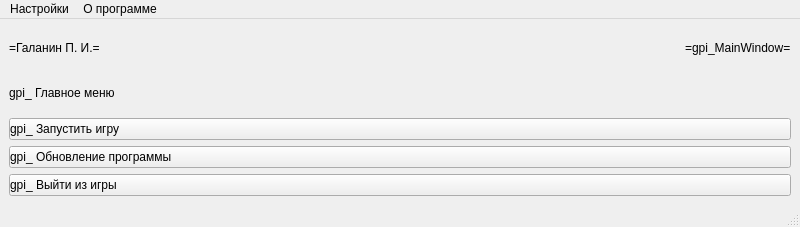
<?xml version="1.0" encoding="UTF-8"?>
<ui version="4.0">
 <class>gpi_MainWindow</class>
 <widget class="QMainWindow" name="gpi_MainWindow">
  <property name="geometry">
   <rect>
    <x>0</x>
    <y>0</y>
    <width>800</width>
    <height>227</height>
   </rect>
  </property>
  <property name="windowTitle">
   <string>gpi_MainWindow</string>
  </property>
  <widget class="QWidget" name="centralwidget">
   <layout class="QGridLayout" name="gridLayout">
    <item row="3" column="0" colspan="3">
     <widget class="QLabel" name="gpi_label_description">
      <property name="text">
       <string>gpi_ Главное меню</string>
      </property>
     </widget>
    </item>
    <item row="0" column="1">
     <spacer name="gpi_horizontalSpacer">
      <property name="orientation">
       <enum>Qt::Horizontal</enum>
      </property>
      <property name="sizeHint" stdset="0">
       <size>
        <width>511</width>
        <height>20</height>
       </size>
      </property>
     </spacer>
    </item>
    <item row="4" column="0" colspan="3">
     <widget class="QPushButton" name="gpi_pushButton_start">
      <property name="styleSheet">
       <string notr="true">text-align: left</string>
      </property>
      <property name="text">
       <string>gpi_ Запустить игру</string>
      </property>
     </widget>
    </item>
    <item row="0" column="2">
     <widget class="QLabel" name="gpi_label_title">
      <property name="text">
       <string>=gpi_MainWindow=</string>
      </property>
     </widget>
    </item>
    <item row="6" column="0" colspan="3">
     <widget class="QPushButton" name="gpi_pushButton_close">
      <property name="styleSheet">
       <string notr="true">text-align: left</string>
      </property>
      <property name="text">
       <string>gpi_ Выйти из игры</string>
      </property>
     </widget>
    </item>
    <item row="0" column="0">
     <widget class="QLabel" name="gpi_label_author">
      <property name="text">
       <string>=Галанин П. И.=</string>
      </property>
     </widget>
    </item>
    <item row="5" column="0" colspan="3">
     <widget class="QPushButton" name="gpi_pushButton_update">
      <property name="styleSheet">
       <string notr="true">text-align: left
</string>
      </property>
      <property name="text">
       <string>gpi_ Обновление программы</string>
      </property>
     </widget>
    </item>
   </layout>
  </widget>
  <widget class="QMenuBar" name="menubar">
   <property name="geometry">
    <rect>
     <x>0</x>
     <y>0</y>
     <width>800</width>
     <height>25</height>
    </rect>
   </property>
   <widget class="QMenu" name="menu">
    <property name="title">
     <string>О программе</string>
    </property>
    <addaction name="gpi_action_about"/>
   </widget>
   <widget class="QMenu" name="menu_2">
    <property name="title">
     <string>Настройки</string>
    </property>
    <addaction name="gpi_action_font"/>
   </widget>
   <addaction name="menu_2"/>
   <addaction name="menu"/>
  </widget>
  <widget class="QStatusBar" name="statusbar"/>
  <action name="gpi_action_about">
   <property name="text">
    <string>Об авторе</string>
   </property>
  </action>
  <action name="gpi_action_font">
   <property name="text">
    <string>Изменить шрифт</string>
   </property>
  </action>
 </widget>
 <resources/>
 <connections/>
</ui>
